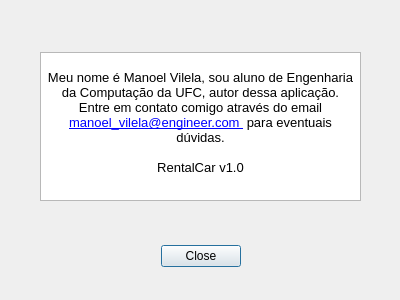
<?xml version="1.0" encoding="UTF-8"?>
<ui version="4.0">
 <class>Dialog</class>
 <widget class="QDialog" name="Dialog">
  <property name="geometry">
   <rect>
    <x>0</x>
    <y>0</y>
    <width>400</width>
    <height>300</height>
   </rect>
  </property>
  <property name="windowTitle">
   <string>Dialog</string>
  </property>
  <widget class="QDialogButtonBox" name="sobreButton">
   <property name="geometry">
    <rect>
     <x>30</x>
     <y>240</y>
     <width>341</width>
     <height>32</height>
    </rect>
   </property>
   <property name="orientation">
    <enum>Qt::Horizontal</enum>
   </property>
   <property name="standardButtons">
    <set>QDialogButtonBox::Close</set>
   </property>
   <property name="centerButtons">
    <bool>true</bool>
   </property>
  </widget>
  <widget class="QWidget" name="verticalLayoutWidget">
   <property name="geometry">
    <rect>
     <x>40</x>
     <y>30</y>
     <width>321</width>
     <height>171</height>
    </rect>
   </property>
   <layout class="QVBoxLayout" name="verticalLayout_3">
    <item>
     <spacer name="verticalSpacer">
      <property name="orientation">
       <enum>Qt::Vertical</enum>
      </property>
      <property name="sizeHint" stdset="0">
       <size>
        <width>20</width>
        <height>65</height>
       </size>
      </property>
     </spacer>
    </item>
    <item>
     <widget class="QTextBrowser" name="textBrowser">
      <property name="html">
       <string>&lt;!DOCTYPE HTML PUBLIC &quot;-//W3C//DTD HTML 4.0//EN&quot; &quot;http://www.w3.org/TR/REC-html40/strict.dtd&quot;&gt;
&lt;html&gt;&lt;head&gt;&lt;meta name=&quot;qrichtext&quot; content=&quot;1&quot; /&gt;&lt;style type=&quot;text/css&quot;&gt;
p, li { white-space: pre-wrap; }
&lt;/style&gt;&lt;/head&gt;&lt;body style=&quot; font-family:'MS Shell Dlg 2'; font-size:8.25pt; font-weight:400; font-style:normal;&quot;&gt;
&lt;p align=&quot;center&quot; style=&quot;-qt-paragraph-type:empty; margin-top:0px; margin-bottom:0px; margin-left:0px; margin-right:0px; -qt-block-indent:0; text-indent:0px;&quot;&gt;&lt;br /&gt;&lt;/p&gt;
&lt;p align=&quot;center&quot; style=&quot; margin-top:0px; margin-bottom:0px; margin-left:0px; margin-right:0px; -qt-block-indent:0; text-indent:0px;&quot;&gt;&lt;span style=&quot; font-size:10pt;&quot;&gt;Meu nome é Manoel Vilela, sou aluno de Engenharia da Computação da UFC, autor dessa aplicação.&lt;/span&gt;&lt;/p&gt;
&lt;p align=&quot;center&quot; style=&quot; margin-top:0px; margin-bottom:0px; margin-left:0px; margin-right:0px; -qt-block-indent:0; text-indent:0px;&quot;&gt;&lt;span style=&quot; font-size:10pt;&quot;&gt;Entre em contato comigo através do email &lt;/span&gt;&lt;a href=&quot;manoel_vilela@engineer.com&quot;&gt;&lt;span style=&quot; font-size:10pt; text-decoration: underline; color:#0000ff;&quot;&gt;manoel_vilela@engineer.com &lt;/span&gt;&lt;/a&gt;&lt;span style=&quot; font-size:10pt;&quot;&gt; para eventuais dúvidas.&lt;/span&gt;&lt;/p&gt;
&lt;p align=&quot;center&quot; style=&quot;-qt-paragraph-type:empty; margin-top:0px; margin-bottom:0px; margin-left:0px; margin-right:0px; -qt-block-indent:0; text-indent:0px; font-size:10pt;&quot;&gt;&lt;br /&gt;&lt;/p&gt;
&lt;p align=&quot;center&quot; style=&quot; margin-top:0px; margin-bottom:0px; margin-left:0px; margin-right:0px; -qt-block-indent:0; text-indent:0px;&quot;&gt;&lt;span style=&quot; font-size:10pt;&quot;&gt;RentalCar v1.0&lt;/span&gt;&lt;/p&gt;&lt;/body&gt;&lt;/html&gt;</string>
      </property>
     </widget>
    </item>
   </layout>
  </widget>
 </widget>
 <resources/>
 <connections>
  <connection>
   <sender>sobreButton</sender>
   <signal>accepted()</signal>
   <receiver>Dialog</receiver>
   <slot>accept()</slot>
   <hints>
    <hint type="sourcelabel">
     <x>248</x>
     <y>254</y>
    </hint>
    <hint type="destinationlabel">
     <x>157</x>
     <y>274</y>
    </hint>
   </hints>
  </connection>
  <connection>
   <sender>sobreButton</sender>
   <signal>rejected()</signal>
   <receiver>Dialog</receiver>
   <slot>reject()</slot>
   <hints>
    <hint type="sourcelabel">
     <x>316</x>
     <y>260</y>
    </hint>
    <hint type="destinationlabel">
     <x>286</x>
     <y>274</y>
    </hint>
   </hints>
  </connection>
 </connections>
</ui>
